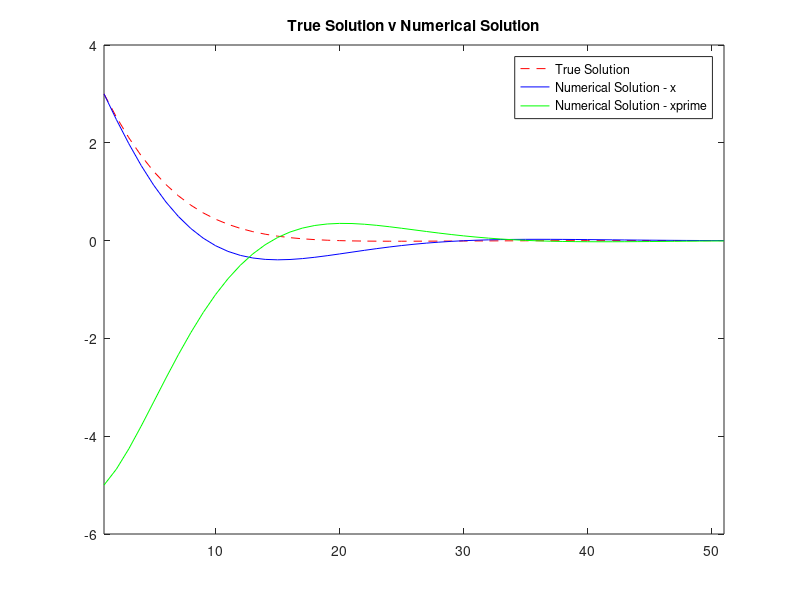

The MATLAB source for this figure:
f = @(t,x, xprime) xprime;
g = @(t,x, xprime) -4*xprime-5*x;
x = [];
xprime=[];
x(1) = 3;
xprime(1) = -5;
t = 0;
h = 0.1;
j = 1;
    for i = 0.1:0.1:5 
        k11 = f(t, x(j), xprime(j));
        k12 = g(t, x(j), xprime(j));
        k21 = f(t+0.5*h, x(j)+0.5*k11*h, xprime(j)+0.5*k11*h);
        k22 = g(t+0.5*h, x(j)+0.5*k12*h, xprime(j)+0.5*k12*h);
        k31 = f(t+0.5*h, x(j)+0.5*k21*h, xprime(j)+0.5*k21*h);
        k32 = g(t+0.5*h, x(j)+0.5*k22*h, xprime(j)+0.5*k22*h);
        k41 = f(t+h, x(j)+k31*h, xprime(j)+k31*h);
        k42 = g(t+h, x(j)+k32*h, xprime(j)+k32*h);
        j = j+1;
        x(j) = x(j-1) + (1/6)*(k11+2*k21+2*k31+k41)*h;
        xprime(j) = xprime(j-1) + (1/6)*(k12+2*k22+2*k32+k42)*h;
        t = t+h;
    end
t = 0:0.1:5;
plot((3*exp(-2*t).*(cos(t))) + ((exp(-2*t)).*(sin(t))), 'r--') 
hold on 
plot(x, 'b-')
plot(xprime, 'g-')
hold off
legend('True Solution', 'Numerical Solution - x', 'Numerical Solution - xprime')
title('True Solution v Numerical Solution')
xlim([-inf,inf])